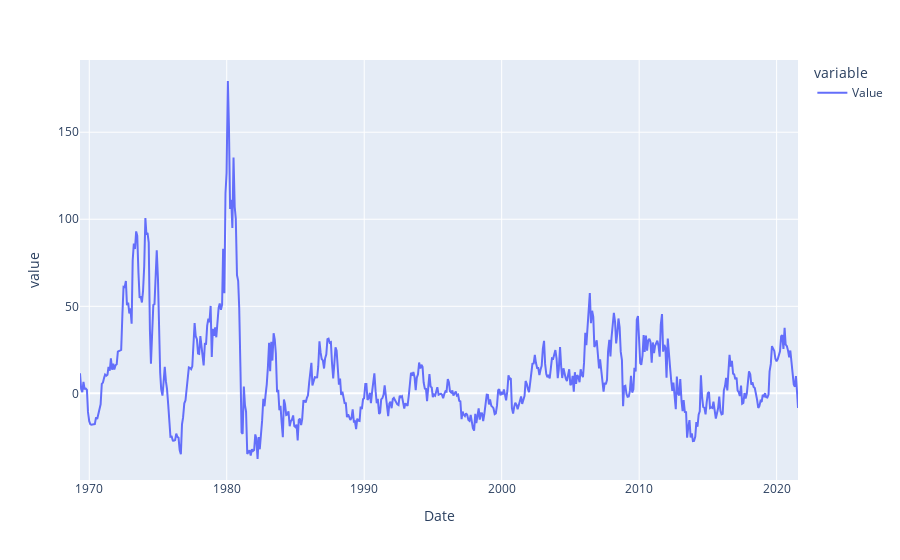

This figure's notebook cell:
### Code cell
px.line(gold_percentage)

### Figure 1 — Plotly figure (JSON) as saved in the notebook; plotly's stock layout.template omitted (floating-point values rounded to 4 significant figures; data arrays with more than 128 entries replaced by an {"elided": "..."} marker saying what was removed)
{"data": [{"hovertemplate": "variable=Value<br>Date=%{x}<br>value=%{y}<extra></extra>", "legendgroup": "Value", "line": {"color": "#636efa", "dash": "solid"}, "mode": "lines", "name": "Value", "orientation": "v", "showlegend": true, "type": "scatter", "x": {"elided": "628 str values"}, "xaxis": "x", "y": {"elided": "628 float values"}, "yaxis": "y"}], "layout": {"autosize": true, "legend": {"title": {"text": "variable"}, "tracegroupgap": 0}, "margin": {"t": 60}, "xaxis": {"anchor": "y", "autorange": true, "domain": [0, 1], "range": ["1969-04-30", "2021-07-22"], "title": {"text": "Date"}, "type": "date"}, "yaxis": {"anchor": "x", "autorange": true, "domain": [0, 1], "range": [-49.78, 191.5], "title": {"text": "value"}, "type": "linear"}}}
